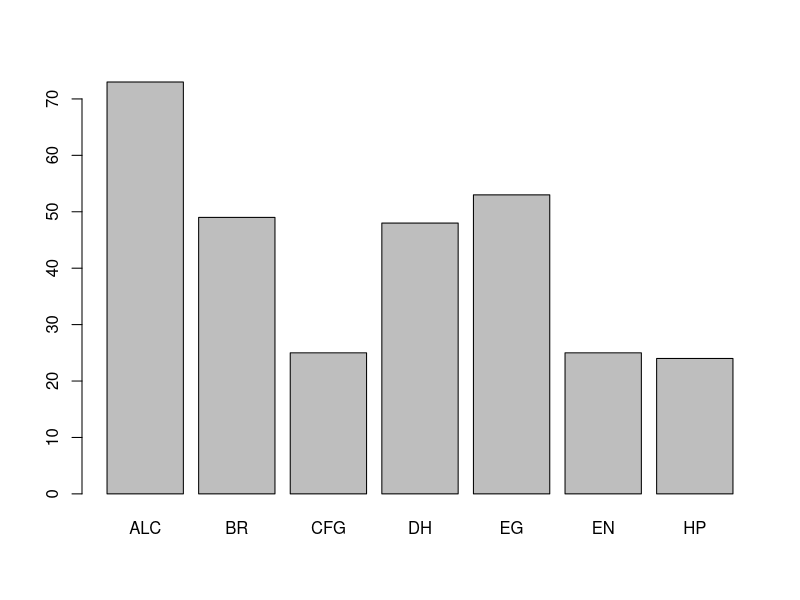
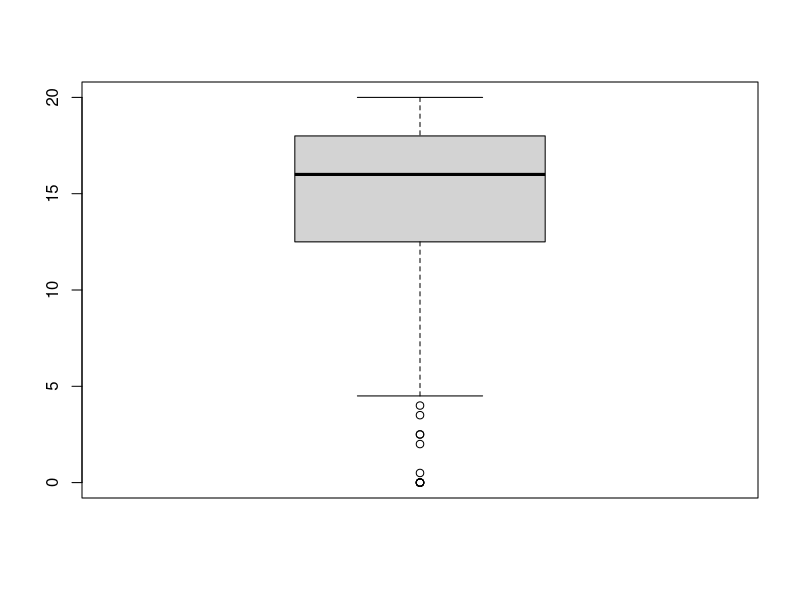
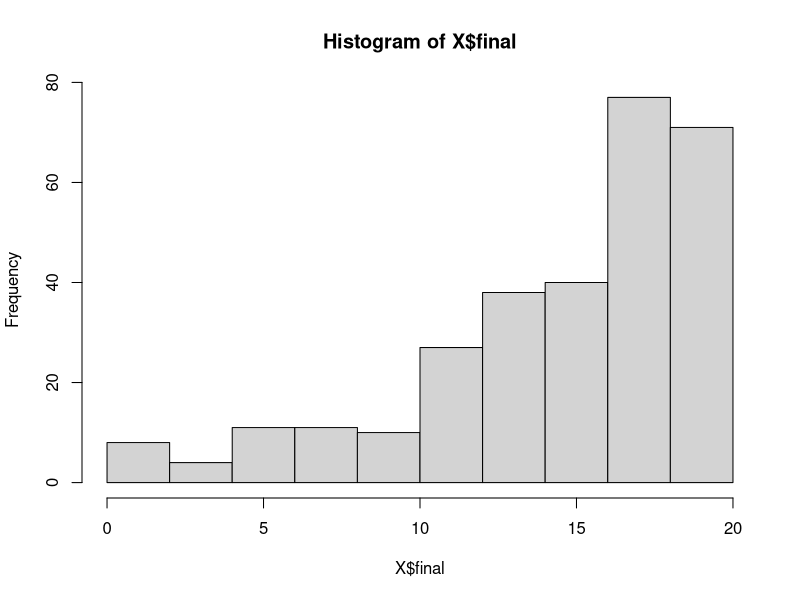
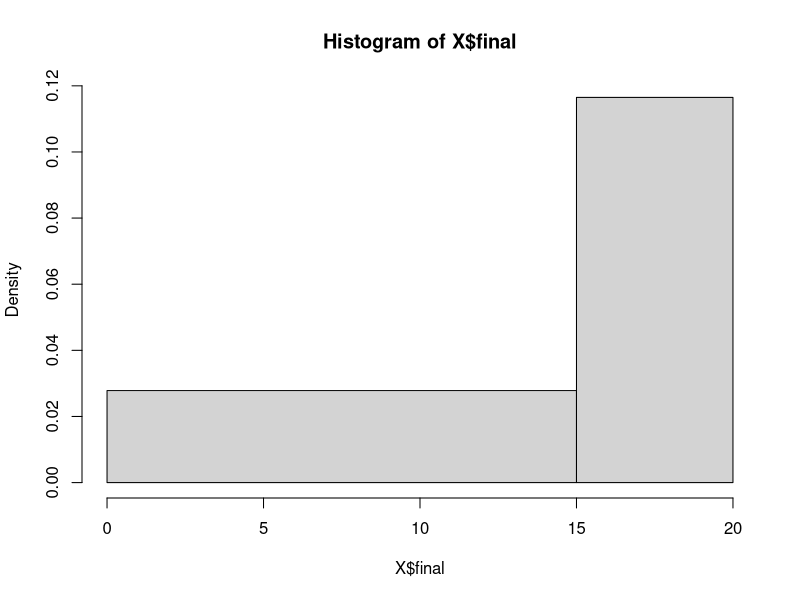
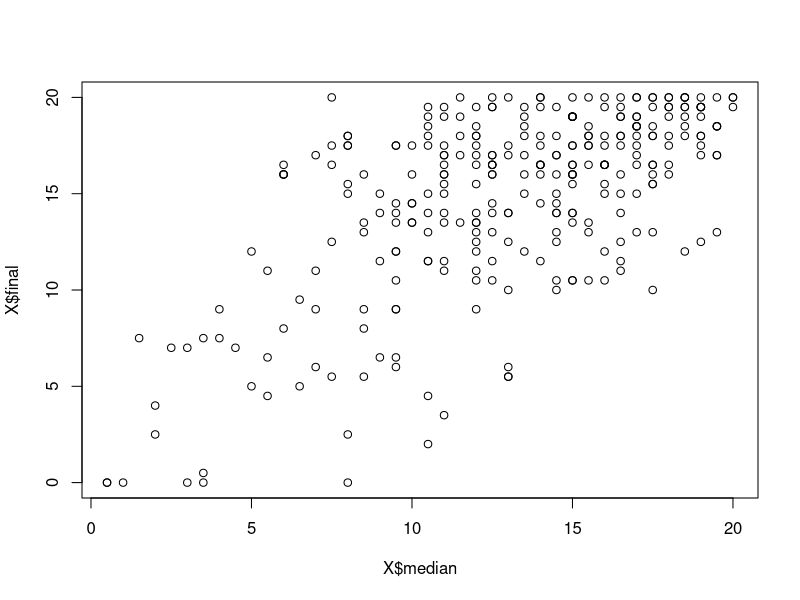
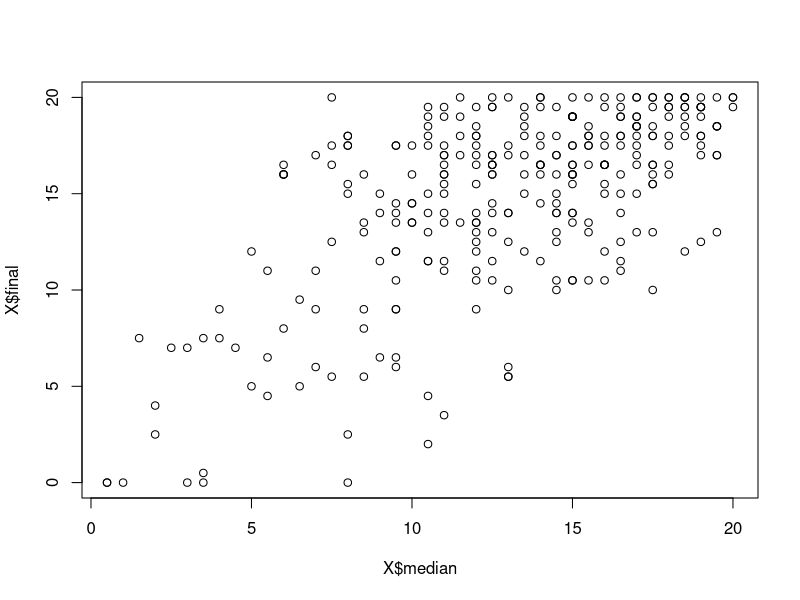
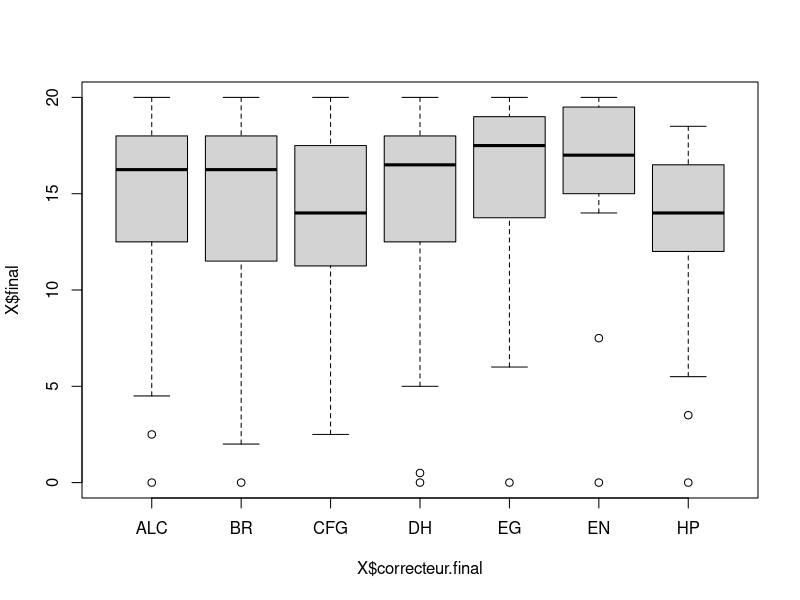
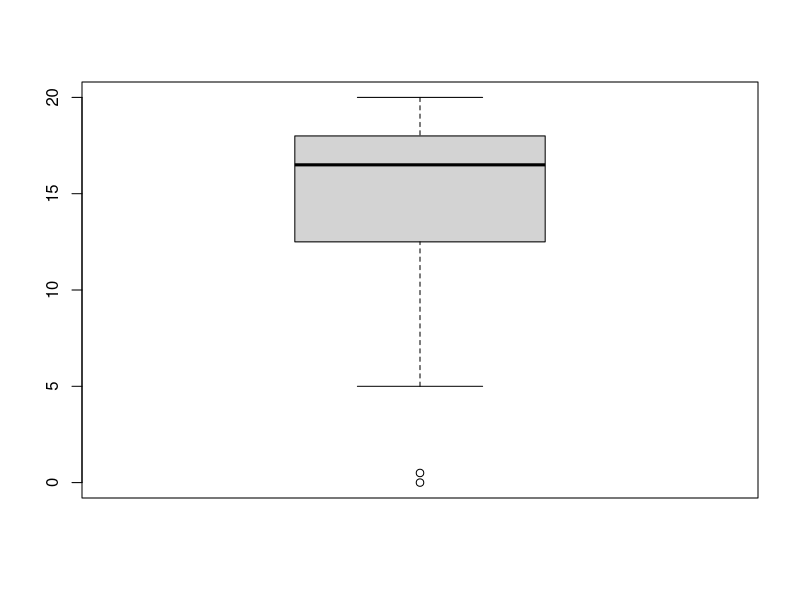

Write the R code that produced these figures, in order.
# Q1

# 6*7
# 2**16
# 1+2+3+4+5
# 5*6/2
# 
# sqrt(36)
# sin(pi/15)**2 + cos(pi/15)**2
# log2(2**42)
# log(exp(1.6))
# 
# a <- (1+sqrt(5))/2
# a**2
# a+1

a <- log(640320**3 + 744)/sqrt(163)
print(a==pi)


# Q2

# c(1, c(2, 3), c(4, 5))
notes <- c(18, 1.5, 9.5, 15.5, 15, 15.5, 0.5, 14.5, 10.)


# Q3

# v <- c(1, 2, 3, 4, 5)
# u <- c(5, 4, 3, 2, 1)
# v + 1
# 2*v
# v/3
# u * v
# u == 2
# v > pi

notes_update <- c(notes, 4)

v <- c(1, 2, 3, 4, 5)
u <- c(5, 4, 3, 2, 1)
v + 1
2*v
v/3
u * v
u == 2
v > pi


# Q4

# v[1]
# v[2] + v[4]
# v[2:4] # On extrait le vecteur formé par les cases 2, 3 et 4
# v[c(1, 3, 5)] # On extrait le vecteur formé par les cases 1, 3 et 5


notes10 <- notes_update/2
notes10
length(notes10[notes10 > 6])


# Q5

# choix <- c(FALSE, FALSE, TRUE, FALSE, TRUE)
# v[choix]
# choix <- v > pi
# v[choix]

mean(c(notes10[1], notes10[length(notes10)], notes10[3]))


# Q6

choix <- notes_update > 10.
res <- notes_update[choix]
length(res)


# Q7

# v[2] <- 0
# v[2:4] <- 1
# v[v == 1] <- 2

non_fract <- notes_update == round(notes_update)
res <- notes_update[non_fract]
min(res)


# Q8

notes2 <- notes_update - 2
notes2


# Q9

# (collection <- c("R", "V", "B", "V"))
# [1] "R" "V" "B" "V"
# (f <- factor(collection))
# [1] R V B V
# Levels: B R V

# 2 * f
# Warning in Ops.factor(2, f): '*' not meaningful for factors
# [1] NA NA NA NA
# f > "V"
# Warning in Ops.factor(f, "V"): '>' not meaningful for factors
# [1] NA NA NA NA Batman

# (f <- ordered(collection))
# [1] R V B V
# Levels: B < R < V
# f > "B"
# [1] TRUE TRUE FALSE TRUE
# f <- factor(collection, ordered = TRUE)
# f < "R"
# [1] FALSE FALSE TRUE FALSE

# (f <- factor(collection, ordered = TRUE, levels = c("R", "V", "B")))
# 1] R V B V
# Levels: R < V < B
# f < "R"
# [1] FALSE FALSE FALSE FALSE


choix <- notes2 < 0.
res <- notes2[choix]
length(res)

notes2[choix] <- 0
notes2


# Q10

ADN <- factor(c("A", "C", "A", "A", "G", "A", "T", "G", "C", "C", "A", "T", "T", "G", "T", "C"))
levels(ADN)
nlevels(ADN)


# Q11

# v <- 5:10
# f <- factor(c("R", "V", "B", "R", "V", "B"))
# X <- data.frame(v, f, v > 7)
# X
# v f v...7
# 1 5 R FALSE
# 2 6 V FALSE
# 3 7 B FALSE
# 4 8 R TRUE
# 5 9 V TRUE
# 6 10 B TRUE

A_nb <- length(ADN[c(ADN =="A")])
C_nb <- length(ADN[c(ADN =="C")])
G_nb <- length(ADN[c(ADN =="G")])
T_nb <- length(ADN[c(ADN =="T")])


# Q12

X <- read.csv("sy02.data")
length(X)
ncol(X)
nrow(X)
names(X)


# Q13

head(X)
summary(X)


# Q14

X[,c(2, ncol(X))]


# Q15

mean(X[X$correcteur.median == "EG", 'median'])
mean(X[X$correcteur.median == "EG", 2])


# Q16

notes_median <- X$median
notes_final <- X$final
progression <- notes_final - notes_median
length(progression[progression > 0]) / length(progression) * 100


# Q17

mean(X$median)
sd(X$median)
var(X$median)
median(X$median)
max(X$median)
min(X$median)


# Q18 

summary(X$median)
quantile(X$median)


# Q19

IQR(X$median)


# Q20

SY02_sorted <- sort(X$median)
taille <- length(SY02_sorted) - 10
SY02_sorted <- SY02_sorted[11:taille]
mean(SY02_sorted)


# Q21

t <- table(X$correcteur.median)
barplot(t)


# Q22

boxplot(X$final)
summary(X$final)


# Q23

val <- quantile(X$final, 0.25) - 1.5 * IQR(X$final)
length(X$final[X$final < val])


# Q24

stem(X$moyenne)


# Q25

hist(X$final)


# Q26

h <- hist(X$final, breaks=c(0, 15, 20))


# Q27

h$density


# Q28

sum(diff(h$breaks) * h$density)


# Q29

plot(X$median, X$final)
plot(X$final ~ X$median, data=X)


# Q30

boxplot(X$final ~ X$correcteur.final, data=X)


# Q31

final <- X$final[X$correcteur.final == "DH"]
boxplot(final)


# Q32

stripchart(X$final ~ X$correcteur.final, data=X)


# Q33

stripchart(X$final ~ X$correcteur.final, data=X, method="jitter")

